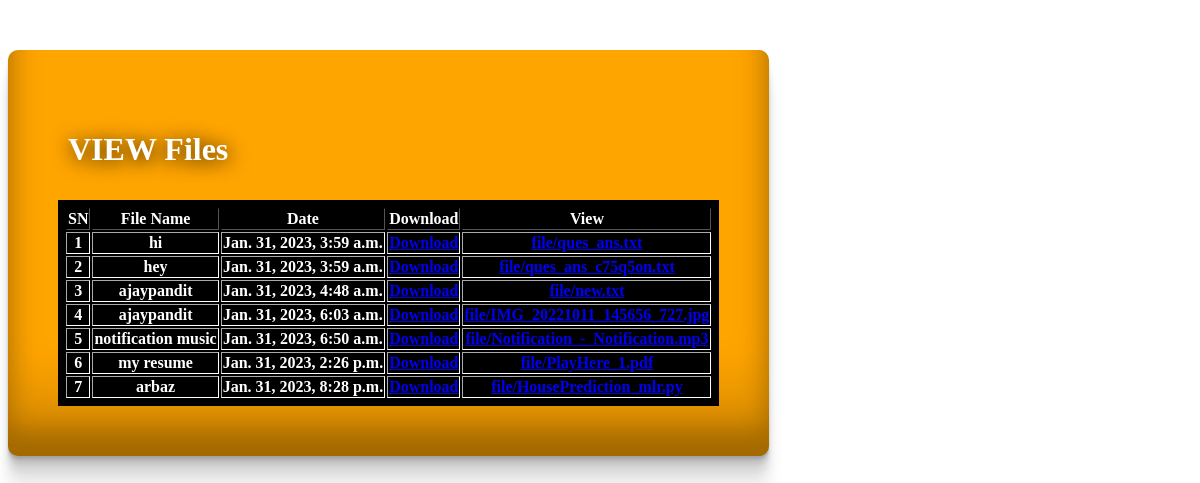
/disp/, run on the app's committed database.
### fileTest/models.py (models this page shows)
class fileDB(models.Model):
    description = models.CharField(max_length=255, blank=True)
    document = models.FileField(upload_to='file/')
    uploaded_at = models.DateTimeField(auto_now_add=True)

### fileTest/views.py (the view)
# urls.py: path("disp/",views.display,name="disp"),
def display(request):
    obj = fileDB.objects.all()
    return render(request,'disp.html',{"obj":obj})

### template/disp.html (shortened to what this page needs)
<div class="code">
   <h1>VIEW Files</h1>
   <table border="1px">
      <tr>
         <th>SN</th>
         <th>File Name</th>
         <th>Date</th>
         <th>Download</th>
         <th>View</th>
      </tr>
   {% for i in obj %}
      <tr style="border: 1px solid white; padding:5px; margin:5px;">
         <th>{{forloop.counter}}</th>
         <th>{{i.description}}</th>
         <th>{{i.uploaded_at}}</th>
         <th><a download href="{{i.document.url}}">Download</a></th>
         <th><a href="{{i.document.url}}">{{i.document}}</a></th>
      </tr>
   {% endfor %}
   </table>
</div>

### template/disp.html (style rules this page uses)
.code { top:50px; padding:50px; position : absolute; background-color:orange; box-shadow: rgba(0, 0, 0, 0.17) 0px -23px 25px 0px inset, rgba(0, 0, 0, 0.15) 0px -36px 30px 0px inset, rgba(0, 0, 0, 0.1) 0px -79px 40px 0px inset, rgba(0, 0, 0, 0.06) 0px 2px 1px, rgba(0, 0, 0, 0.09) 0px 4px 2px, rgba(0, 0, 0, 0.09) 0px 8px 4px, rgba(0, 0, 0, 0.09) 0px 16px 8px, rgba(0, 0, 0, 0.09) 0px 32px 16px; border-radius: 10px; }
h1 { color : white; text-shadow : 1px 2px 20px black; padding:10px; }
table { padding : 5px; border : 1px solid black; color:white; background-color :black; }

### data on the page
fileDB: description "hi", uploaded_at "Jan. 31, 2023, 3:59 a.m.", document "file/ques_ans.txt"
fileDB: description "hey", uploaded_at "Jan. 31, 2023, 3:59 a.m.", document "file/ques_ans_c75q5on.txt"
fileDB: description "ajaypandit", uploaded_at "Jan. 31, 2023, 4:48 a.m.", document "file/new.txt"
fileDB: description "ajaypandit", uploaded_at "Jan. 31, 2023, 6:03 a.m.", document "file/IMG_20221011_145656_727.jpg"
fileDB: description "notification music", uploaded_at "Jan. 31, 2023, 6:50 a.m.", document "file/Notification_-_Notification.mp3"
fileDB: description "my resume", uploaded_at "Jan. 31, 2023, 2:26 p.m.", document "file/PlayHere_1.pdf"
fileDB: description "arbaz", uploaded_at "Jan. 31, 2023, 8:28 p.m.", document "file/HousePrediction_mlr.py"
